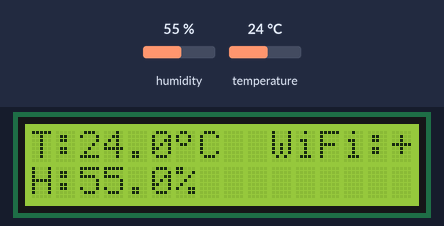
Bench run of a sketch on a simulated ESP32. Shown: 16×2 character LCD. Inputs (shaded band) come from the test bench; at power-on: temperature 24 °C, humidity 55 %. WiFi joins after 1.5 s; servers stay silent unless stated; what the sketch prints to the serial monitor is not drawn.

Above: at 8.1 s.
8.2 s: temperature set to 41 °C
At 12.0 s:
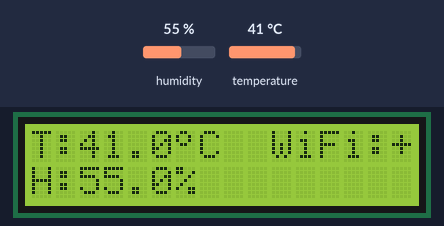
13.0 s: humidity set to 22 %
At 16.2 s:
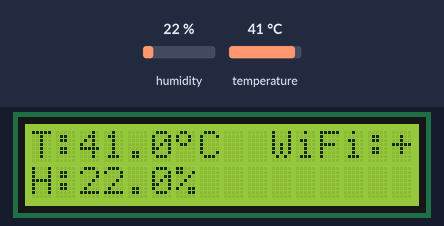
17.0 s: humidity set to 40 %
At 20.4 s:
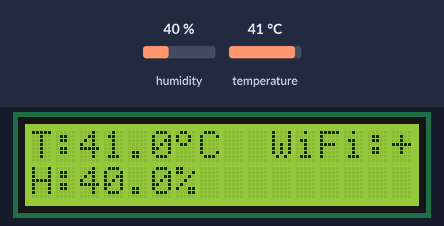
21.0 s: temperature set to 12 °C
At 24.7 s:
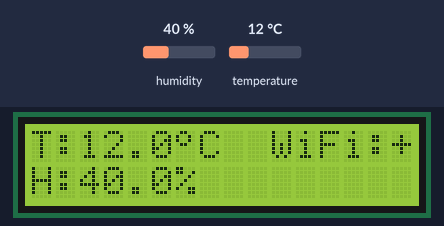
Timing chart, 0 to 26.0 s (numbered marks = the images above; inputs shaded):
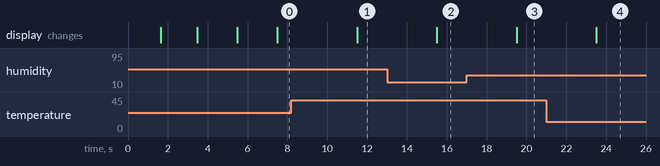

The sketch:

esp32_dht22_blynk.ino.ino
```cpp
/*
 * ============================================================
 *  ESP32 WiFi Temperature & Humidity Dashboard
 *  Sensor  : DHT22 (AM2302)
 *  Platform: Blynk IoT (New Blynk — blynk.cloud)
 *  Display : 16x2 I2C LCD (optional, remove if not using)
 *
 *  What it does:
 *    - Reads temperature + humidity from DHT22 every 2 seconds
 *    - Shows live values on Blynk app (phone dashboard)
 *    - Shows values on LCD display (if connected)
 *    - Sends alert notification if temp exceeds threshold
 *    - Prints CSV data on Serial Monitor for logging
 *
 *  WIRING:
 *    DHT22 Pin 1 (VCC)  → 3.3V
 *    DHT22 Pin 2 (DATA) → GPIO 4  (with 10kΩ pull-up to 3.3V)
 *    DHT22 Pin 4 (GND)  → GND
 *
 *    LCD I2C (optional):
 *    VCC → 5V (or 3.3V if your module supports it)
 *    GND → GND
 *    SDA → GPIO 21
 *    SCL → GPIO 22
 *
 *  LIBRARIES (install via Arduino IDE → Manage Libraries):
 *    1. DHT sensor library       by Adafruit
 *    2. Adafruit Unified Sensor  by Adafruit
 *    3. Blynk                    by Volodymyr Shymanskyy  v1.3.2+
 *    4. LiquidCrystal_I2C        by Frank de Brabander (optional)
 *
 *  SETUP STEPS:
 *    1. Create account at blynk.cloud
 *    2. New Template → name it "DHT22 Dashboard"
 *    3. Add Datastreams:
 *         V0 → Temperature (°C), double, -40 to 80
 *         V1 → Humidity (%),     double,   0 to 100
 *         V2 → Heat Index (°C),  double, -40 to 80
 *    4. Create Dashboard → add Gauge/Chart widgets on V0, V1, V2
 *    5. Get your BLYNK_TEMPLATE_ID, BLYNK_TEMPLATE_NAME, BLYNK_AUTH_TOKEN
 *    6. Fill them in below
 *
 *  Author : Selverishanth, SRM Institute
 *  Course : 21EIC101J – Sensors and Actuators
 * ============================================================
 */

// ── Blynk credentials (fill these in from blynk.cloud) ──────
#define BLYNK_TEMPLATE_ID    "Your temp ID"      // ← replace
#define BLYNK_TEMPLATE_NAME  "Your Dashboard name"
#define BLYNK_AUTH_TOKEN     "Your auth token"   // ← replace

#define BLYNK_PRINT Serial   // show Blynk debug on Serial Monitor

#include <WiFi.h>
#include <BlynkSimpleEsp32.h>
#include <DHT.h>
#include <Wire.h>
#include <LiquidCrystal_I2C.h>

// ── WiFi credentials ─────────────────────────────────────────
const char* WIFI_SSID     = "Your_WiFi_Name";     // ← replace
const char* WIFI_PASSWORD = "Your_WiFi_Password"; // ← replace

// ── DHT22 setup ──────────────────────────────────────────────
#define DHT_PIN  4           // GPIO4 — DATA pin of DHT22
#define DHT_TYPE DHT22
DHT dht(DHT_PIN, DHT_TYPE);

// ── LCD setup (I2C address 0x27 — try 0x3F if blank) ────────
LiquidCrystal_I2C lcd(0x27, 16, 2);

// ── Blynk Virtual Pins ───────────────────────────────────────
#define VPIN_TEMP        V0
#define VPIN_HUMIDITY    V1
#define VPIN_HEAT_INDEX  V2

// ── Alert threshold ──────────────────────────────────────────
#define TEMP_ALERT_C    35.0   // send Blynk notification above this

// ── Timing ───────────────────────────────────────────────────
#define READ_INTERVAL_MS  2000  // read sensor every 2 seconds

// ── Globals ──────────────────────────────────────────────────
BlynkTimer timer;
float lastTemp      = 0;
float lastHumidity  = 0;
float lastHeatIndex = 0;
bool  alertSent     = false;

// Custom LCD degree symbol
byte degreeChar[8] = {
  0b01100, 0b10010, 0b10010,
  0b01100, 0b00000, 0b00000,
  0b00000, 0b00000
};

// ════════════════════════════════════════════════════════════
void setup() {
  Serial.begin(115200);
  Serial.println("\n=== ESP32 DHT22 Blynk Dashboard ===");

  // Start DHT sensor
  dht.begin();

  // Start LCD
  lcd.init();
  lcd.backlight();
  lcd.createChar(0, degreeChar);

  // Splash screen
  lcd.setCursor(0, 0); lcd.print("  Temp & Humid  ");
  lcd.setCursor(0, 1); lcd.print("  Dashboard...  ");
  delay(1500);
  lcd.clear();

  // Connect to WiFi + Blynk
  lcd.setCursor(0, 0); lcd.print("Connecting WiFi ");
  lcd.setCursor(0, 1); lcd.print(WIFI_SSID);

  Blynk.begin(BLYNK_AUTH_TOKEN, WIFI_SSID, WIFI_PASSWORD);

  // Show connected
  lcd.clear();
  lcd.setCursor(0, 0); lcd.print("WiFi Connected! ");
  lcd.setCursor(0, 1); lcd.print(WiFi.localIP());
  delay(2000);
  lcd.clear();

  // Print IP on Serial
  Serial.print("IP Address: ");
  Serial.println(WiFi.localIP());

  // Set timer to read sensor every 2 seconds
  timer.setInterval(READ_INTERVAL_MS, readAndSend);

  Serial.println("Time(s), Temp(C), Humidity(%), HeatIndex(C)");
}

// ════════════════════════════════════════════════════════════
void loop() {
  Blynk.run();    // handles Blynk connection + data
  timer.run();    // handles timed sensor reads
}

// ── Read DHT22 and send to Blynk ─────────────────────────────
void readAndSend() {

  float humidity   = dht.readHumidity();
  float tempC      = dht.readTemperature();       // Celsius
  float heatIndex  = dht.computeHeatIndex(tempC, humidity, false);

  // Check for sensor read failure
  if (isnan(humidity) || isnan(tempC)) {
    Serial.println("ERROR: DHT22 read failed. Check wiring.");
    lcd.clear();
    lcd.setCursor(0, 0); lcd.print("Sensor Error!   ");
    lcd.setCursor(0, 1); lcd.print("Check DHT22 pin ");
    return;
  }

  lastTemp      = tempC;
  lastHumidity  = humidity;
  lastHeatIndex = heatIndex;

  // ── Send to Blynk app ─────────────────────────────────────
  Blynk.virtualWrite(VPIN_TEMP,       tempC);
  Blynk.virtualWrite(VPIN_HUMIDITY,   humidity);
  Blynk.virtualWrite(VPIN_HEAT_INDEX, heatIndex);

  // ── Temperature alert (once per high event) ───────────────
  if (tempC > TEMP_ALERT_C && !alertSent) {
    Blynk.logEvent("high_temp_alert",
      String("WARNING: Temperature is ") + tempC + "°C");
    alertSent = true;
    Serial.println("ALERT sent: Temperature too high!");
  }
  if (tempC <= TEMP_ALERT_C) {
    alertSent = false;  // reset when temp drops back
  }

  // ── Update LCD ────────────────────────────────────────────
  updateLCD(tempC, humidity);

  // ── Serial CSV log ────────────────────────────────────────
  Serial.print(millis() / 1000);
  Serial.print(", ");
  Serial.print(tempC, 1);
  Serial.print(", ");
  Serial.print(humidity, 1);
  Serial.print(", ");
  Serial.println(heatIndex, 1);
}

// ── Update 16x2 LCD display ──────────────────────────────────
void updateLCD(float temp, float hum) {
  lcd.clear();

  // Line 1: T:xx.x°C
  lcd.setCursor(0, 0);
  lcd.print("T:");
  lcd.print(temp, 1);
  lcd.write(byte(0));   // degree symbol
  lcd.print("C");

  // Line 2: H:xx.x%
  lcd.setCursor(0, 1);
  lcd.print("H:");
  lcd.print(hum, 1);
  lcd.print("%");

  // WiFi signal strength on right side of line 1
  int rssi = WiFi.RSSI();
  lcd.setCursor(10, 0);
  if      (rssi > -50) lcd.print("WiFi:+++");
  else if (rssi > -70) lcd.print("WiFi:++ ");
  else                 lcd.print("WiFi:+  ");
}

// ── Blynk connected callback ─────────────────────────────────
BLYNK_CONNECTED() {
  Serial.println("Blynk connected!");
  // Sync all virtual pins from server on reconnect
  Blynk.syncAll();
}
```

Measured:
- after the input at 8.2 s, the display: changes after 3.3 s (image 1)
- after the input at 13.0 s, the display: changes after 2.5 s (image 2)
- after the input at 17.0 s, the display: changes after 2.5 s (image 3)
- after the input at 21.0 s, the display: changes after 2.5 s (image 4)
